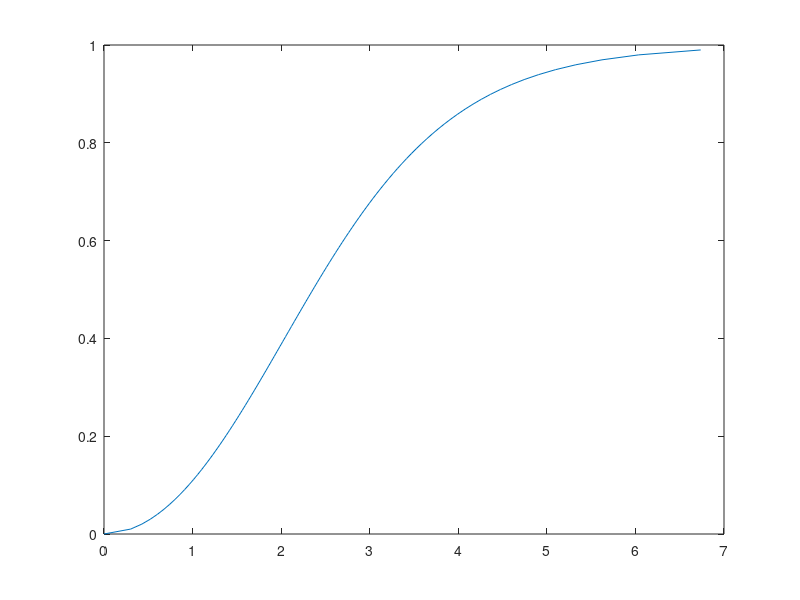

Write MATLAB code to recreate this figure.
%% Final Project
% Alden "Mac" Lamp, Eric Kostoss, Nathan Orsini; 11-25-2019
%% init
clear all
%% I
nu=1.5e-5; rho=1.2;%[m^2/s]; [kg/m^3] with laminar valued Reynolds Number
%nondimensional y: eta=y/x*(Re^.25); velocity: df/d'eta = u/Uo
%Uo/Ui = 4/(Re^.5) to ODE  d3f/d'eta^3 + f*d2f/d'eta^2 + 2*(df/d'eta)^2 = 0
%for eta=0, f=df/d'eta=0;  for eta=H=10, df/d'eta=d2f/d'eta^2 = 0
%% I.a
% implicit solution given as
eta=@(f) log(sqrt(1+sqrt(f)+f)./(1-sqrt(f)))+...
    sqrt(3)*atan(sqrt(3.*f)./(2+sqrt(f)));
f=linspace(0,1); etaf=eta(f); figure(1); plot(etaf,f)
%% I.b
% derivative
'need to pull a script from the list, diffc2()'